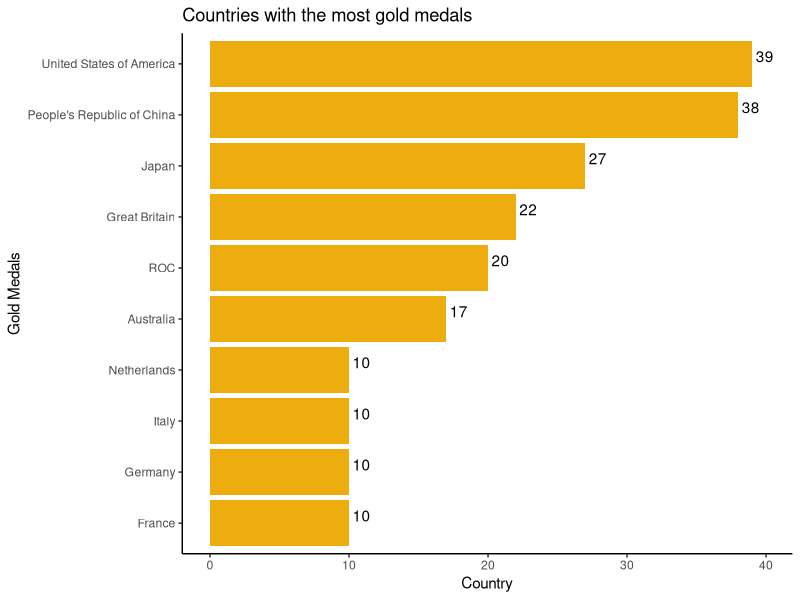
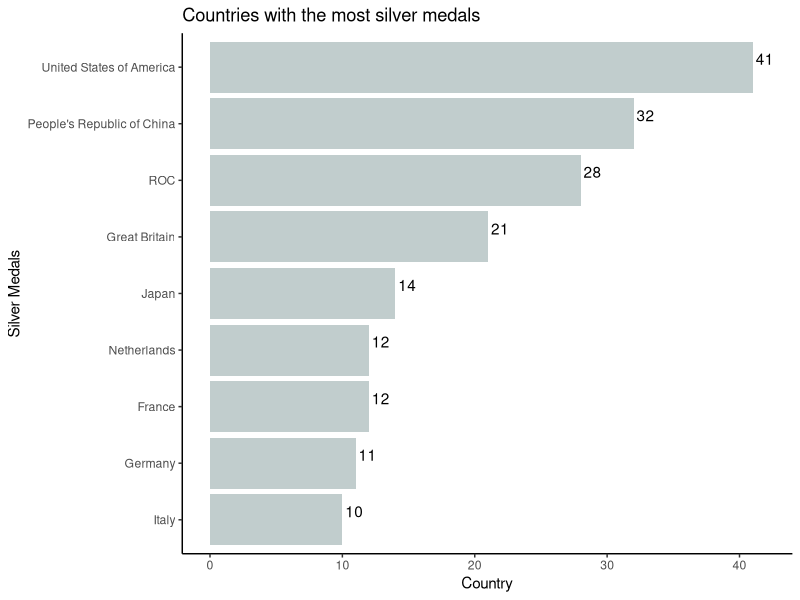
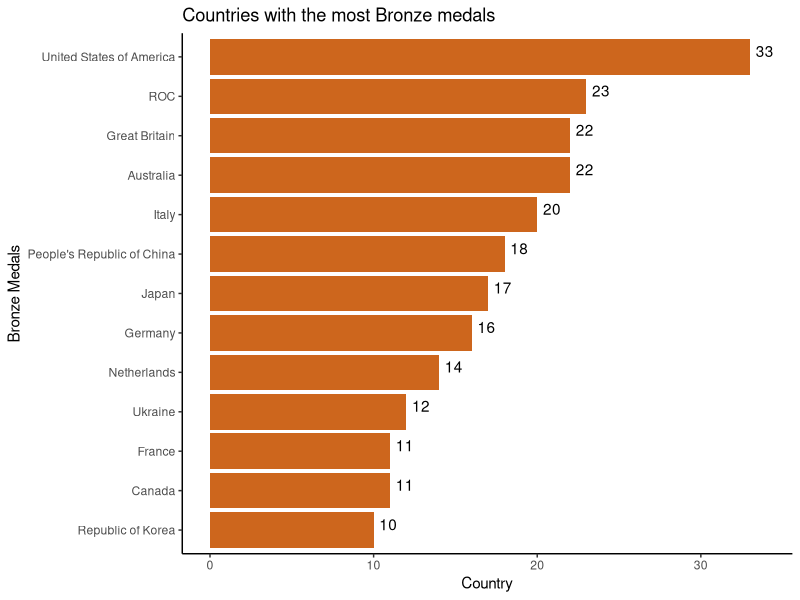
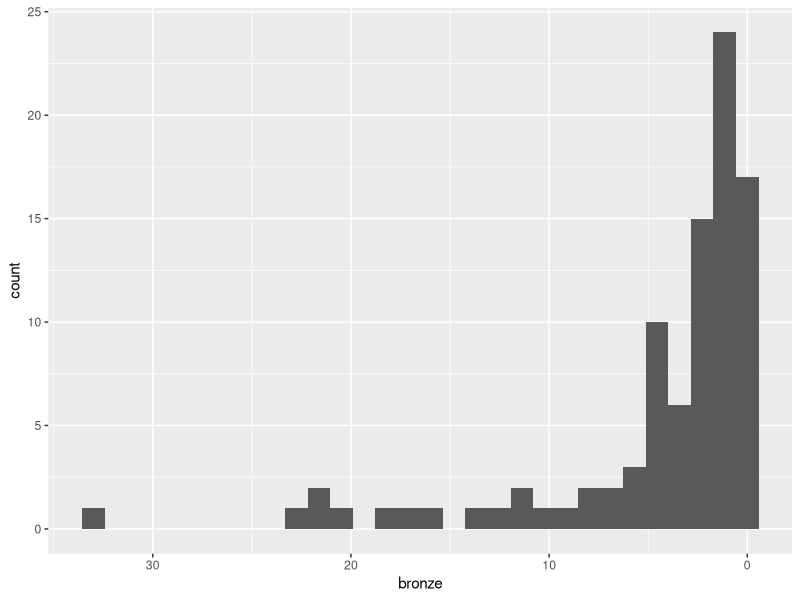
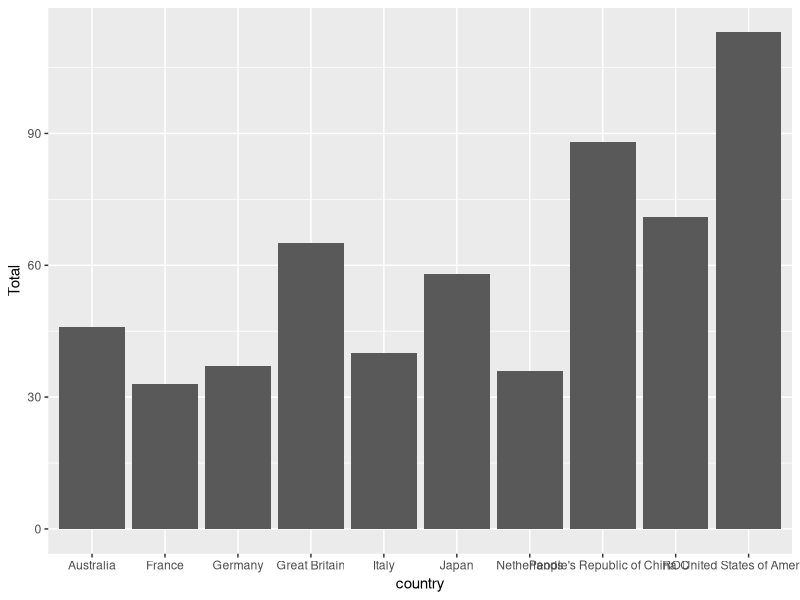

Source code (R) for these figures, in order:
## ---- chunk 1
knitr::opts_chunk$set(echo = TRUE)
## ---- chunk 2
library(tidyverse)
library(scales)
## ---- chunk 3
medals <- read.csv("tokyo2021.csv", header = TRUE)
## ---- chunk 4
str(medals)
## ---- chunk 5
tokyo2021 <- rename(medals, 
       country = Team.NOC,
       gold = Gold.Medal,
       silver = Silver.Medal,
       bronze = Bronze.Medal,
       rankbytotal = Rank.by.Total,
       ccode = NOCCode
              )
## ---- chunk 6
tokyo <- as_tibble(tokyo2021)
## ---- chunk 7
tokyo %>% 
  group_by(country) %>% 
  count(gold) %>% 
  filter(gold >= 10) %>% 
  ggplot(aes(x = reorder(country, gold), y = gold)) +
  geom_bar(stat = 'identity', 
           size=1, 
           fill="darkgoldenrod2",) +
  geom_text(aes(label = gold),
            vjust = .5, nudge_y = .90, nudge_x = 0.15) +
  labs(x = "Gold Medals",
       y = "Country",
       title = "Countries with the most gold medals") +
  coord_flip() +
  theme_classic() +
  theme(legend.position = "none")

## ---- chunk 8
tokyo %>% 
  group_by(country) %>% 
  count(silver) %>% 
  filter(silver >= 10) %>% 
  ggplot(aes(x = reorder(country, silver), y = silver)) +
  geom_bar(stat = 'identity', 
           size=1,
           fill="azure3") +
  geom_text(aes(label = silver),
            vjust = .5, nudge_y = .90, nudge_x = 0.15) +
  labs(x = "Silver Medals",
       y = "Country",
       title = "Countries with the most silver medals") +
  coord_flip() +
  theme_classic() +
  theme(legend.position = "none")
## ---- chunk 9
tokyo %>% 
  group_by(country) %>% 
  count(bronze) %>% 
  filter(bronze >= 10) %>% 
  ggplot(aes(x = reorder(country, bronze), y = bronze)) +
  geom_bar(stat = 'identity', 
           size=1,
           fill="chocolate3") +
  geom_text(aes(label = bronze),
            vjust = .5, nudge_y = .90, nudge_x = 0.15) +
  labs(x = "Bronze Medals",
       y = "Country",
       title = "Countries with the most Bronze medals") +
  coord_flip() +
  theme_classic() +
  theme(legend.position = "none")
## ---- chunk 10
tokyo %>% 
  group_by(country) %>% 
  count(bronze, sort = TRUE) %>% 
  arrange(desc(bronze)) %>% 
  ggplot(aes(bronze)) +
  geom_histogram() +
  scale_x_reverse()
## ---- chunk 11
tokyo %>% 
  select(country, Total) %>% 
  filter(Total >= 25) %>% 
  arrange(country) %>% 
  ggplot(aes(country, Total)) +
  geom_bar(stat = 'identity')
